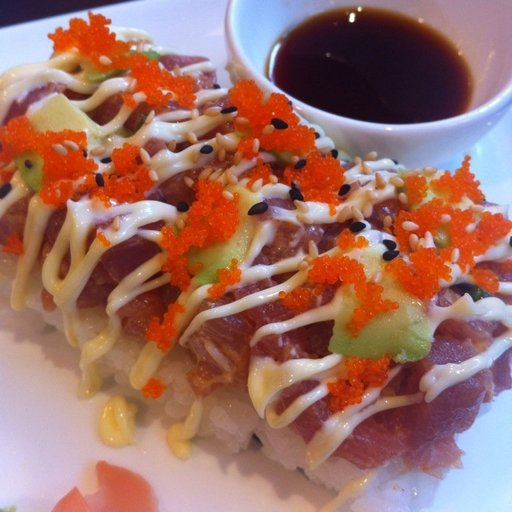
#> input picture images/1080963.jpg, 512 x 512 px; its folder holds only this picture in this run
$ python multiprocessing_impl.py
#> lines starting #> are read from the running program, lines starting #| are printed output that depends on the picture
### filters.py
# filters.py
from PIL import Image
from scipy.signal import convolve2d as scipy_convolve2d
import numpy as np

def grayscale_conversion(image):
    """Convert RGB to grayscale using luminance formula"""
    img_array = np.array(image)

    # Luminance formula: 0.299*R + 0.587*G + 0.114*B
    gray = np.dot(img_array[...,:3], [0.299, 0.587, 0.114])
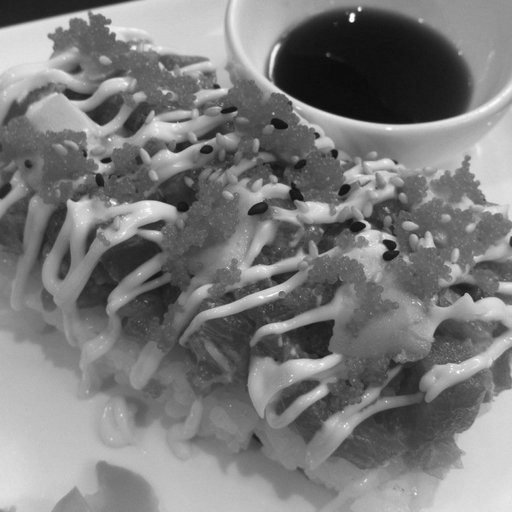
#> gray: shape (512, 512) float64; min 8.95, max 254.4, mean 124.5

    return Image.fromarray(gray.astype(np.uint8))


def gaussian_blur(image):
    """Apply 3x3 Gaussian kernel for smoothing"""
    img_array = np.array(image)

    # 3x3 Gaussian kernel
    kernel = np.array([
        [1, 2, 1],
        [2, 4, 2],
        [1, 2, 1]
    ]) / 16.0

    # Apply convolution
    if len(img_array.shape) == 3:  # Color image
        blurred = np.zeros_like(img_array, dtype=np.float32)
        for channel in range(img_array.shape[2]):
            blurred[:,:,channel] = convolve2d(
                img_array[:,:,channel], kernel
            )
    else:  # Grayscale
        blurred = convolve2d(img_array, kernel)

    return Image.fromarray(np.clip(blurred, 0, 255).astype(np.uint8))


def convolve2d(image, kernel):
    return scipy_convolve2d(image, kernel, mode='same', boundary='symm')


def edge_detection(image):
    """Sobel filter for edge detection"""
    img_array = np.array(image.convert('L'))  # Convert to grayscale first

    # Sobel kernels
    sobel_x = np.array([
        [-1, 0, 1],
        [-2, 0, 2],
        [-1, 0, 1]
    ])

    sobel_y = np.array([
        [-1, -2, -1],
        [0,  0,  0],
        [1,  2,  1]
    ])

    # Apply Sobel operators
    grad_x = convolve2d(img_array.astype(np.float32), sobel_x)
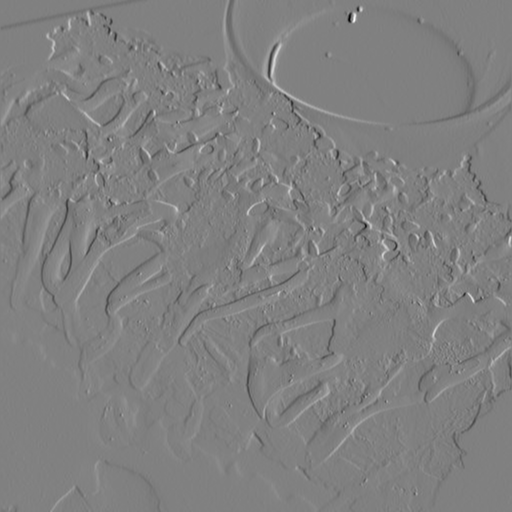
#> grad_x: shape (512, 512) float64; min -726, max 712, mean -0.4; drawn with min black and max white
    grad_y = convolve2d(img_array.astype(np.float32), sobel_y)
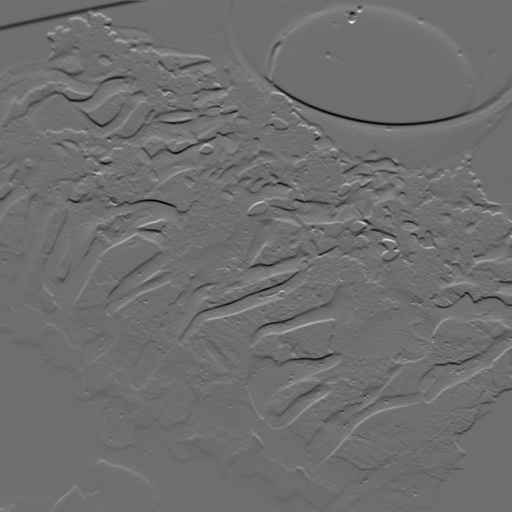
#> grad_y: shape (512, 512) float64; min -655, max 848, mean -0.8; drawn with min black and max white

    # Compute gradient magnitude
    gradient = np.sqrt(grad_x**2 + grad_y**2)

    return Image.fromarray(np.clip(gradient, 0, 255).astype(np.uint8))


def image_sharpening(image):
    """Enhance edges and details"""
    img_array = np.array(image)

    # Sharpening kernel
    kernel = np.array([
        [0, -1, 0],
        [-1, 5, -1],
        [0, -1, 0]
    ])

    # Apply convolution
    if len(img_array.shape) == 3:  # Color image
        sharpened = np.zeros_like(img_array, dtype=np.float32)
        for channel in range(img_array.shape[2]):
            sharpened[:,:,channel] = convolve2d(
                img_array[:,:,channel].astype(np.float32), kernel
            )
    else:  # Grayscale
        sharpened = convolve2d(img_array.astype(np.float32), kernel)

    return Image.fromarray(np.clip(sharpened, 0, 255).astype(np.uint8))


def brightness_adjustment(image, factor=1.3):
    """Adjust image brightness (factor > 1 increases, < 1 decreases)"""
    img_array = np.array(image)

    # Multiply by factor and clip to valid range
    adjusted = img_array * factor

    return Image.fromarray(np.clip(adjusted, 0, 255).astype(np.uint8))


def apply_all_filters(image_path, output_dir):
    """
    Apply all 5 filters to an image and save results
    Returns: dict with processing time and success status
    """
    import time
    import os

    start_time = time.time()

    try:
        # Load image
        image = Image.open(image_path)
        basename = os.path.basename(image_path)
        name_without_ext = os.path.splitext(basename)[0]

        # Apply each filter and save
        filters_to_apply = [
            ('grayscale', grayscale_conversion(image)),
            ('blur', gaussian_blur(image)),
            ('edges', edge_detection(image)),
            ('sharpen', image_sharpening(image)),
            ('brightness', brightness_adjustment(image, 1.3))
        ]

        for filter_name, filtered_img in filters_to_apply:
            output_path = os.path.join(
                output_dir,
                f"{name_without_ext}_{filter_name}.jpg"
            )
            filtered_img.save(output_path)

        duration = time.time() - start_time

        return {
            'image': basename,
            'duration': duration,
            'success': True
        }

    except Exception as e:
        return {
            'image': os.path.basename(image_path),
            'duration': time.time() - start_time,
            'success': False,
            'error': str(e)
        }

### multiprocessing_impl.py
# multiprocessing_impl.py
import os
import time
import multiprocessing as mp
from filters import apply_all_filters
from pathlib import Path

def process_image_worker(args):
    """Worker function for multiprocessing"""
    image_path, output_dir = args
    return apply_all_filters(image_path, output_dir)


def run_multiprocessing(image_dir, output_dir, num_workers):
    """
    Run image processing using multiprocessing.Pool

    Args:
        image_dir: Directory containing input images
        output_dir: Directory to save processed images
        num_workers: Number of processes to use

    Returns:
        dict with execution time and statistics
    """
    print(f"\n{'='*60}")
    print(f"MULTIPROCESSING MODE - {num_workers} Workers")
    print(f"{'='*60}")

    # Get all image paths
    image_paths = list(Path(image_dir).glob('*.jpg')) + \
                  list(Path(image_dir).glob('*.png')) + \
                  list(Path(image_dir).glob('*.jpeg'))

    total_images = len(image_paths)
    print(f"Total images to process: {total_images}")

    # Create output directory if doesn't exist
    os.makedirs(output_dir, exist_ok=True)

    # Prepare arguments for workers
    worker_args = [(str(img_path), output_dir) for img_path in image_paths]

    # Start timing
    start_time = time.time()

    # Create process pool and execute
    results = []
    completed = 0
    with mp.Pool(processes=num_workers) as pool:
        for result in pool.imap_unordered(process_image_worker, worker_args):
            results.append(result)
            completed += 1

            if completed % 500 == 0 or completed == total_images:
                print(f"Progress: {completed}/{total_images} images processed")

    # Calculate total time
    total_time = time.time() - start_time

    # Analyze results
    successful = sum(1 for r in results if r['success'])
    failed = total_images - successful


    avg_time_per_image = total_time / total_images

    # Optional: Calculate total CPU time for analysis
    total_cpu_time = sum(r['duration'] for r in results)
    cpu_utilization = (total_cpu_time / (total_time * num_workers)) * 100

    print(f"\n{'='*60}")
    print(f"RESULTS:")
    print(f"Total Wall Clock Time: {total_time:.4f} seconds")
    print(f"Total CPU Time (all workers): {total_cpu_time:.4f} seconds")
    print(f"Images Processed: {successful}/{total_images}")
    print(f"Failed: {failed}")
    print(f"Average Time per Image: {avg_time_per_image:.4f}s")
    print(f"Throughput: {total_images/total_time:.2f} images/second")
    print(f"CPU Utilization: {cpu_utilization:.2f}%")
    print(f"{'='*60}\n")

    return {
        'method': 'multiprocessing',
        'num_workers': num_workers,
        'total_time': total_time,
        'total_cpu_time': total_cpu_time,
        'total_images': total_images,
        'successful': successful,
        'failed': failed,
        'avg_time_per_image': avg_time_per_image,
        'throughput': total_images / total_time,
        'cpu_utilization': cpu_utilization
    }


if __name__ == "__main__":
    # Test with different worker counts
    IMAGE_DIR = "images"
    OUTPUT_BASE = "output/multiprocessing"

    for workers in [1, 2, 4, 8]:
        output_dir = f"{OUTPUT_BASE}/{workers}_workers"
        result = run_multiprocessing(IMAGE_DIR, output_dir, workers)
        print(f"Result: {result}\n")
